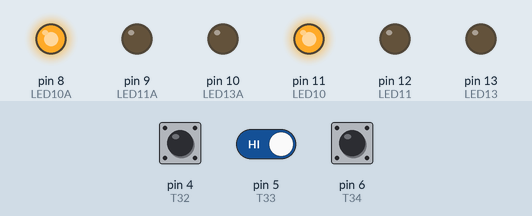
This sketch was run on a simulated Arduino Uno, built with avr-gcc and run on an emulated ATmega328P. Shown: output pins drawn as LEDs (lit = HIGH). Inputs (shaded band) come from the test bench; at power-on: pin 4 (T32) HIGH, pin 6 (T34) HIGH, pin 5 (T33) HIGH. What the sketch prints to the serial monitor is not drawn.

Above: at 1.2 s.
1.3 s: pin 4 (T32) pulled LOW for 0.15 s
At 1.37 s:
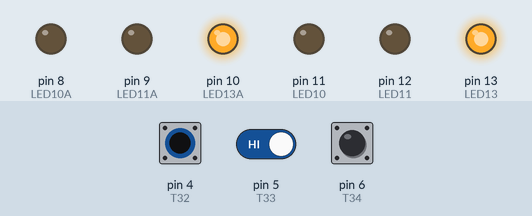
2.9 s: pin 6 (T34) pulled LOW for 0.15 s
At 2.97 s:
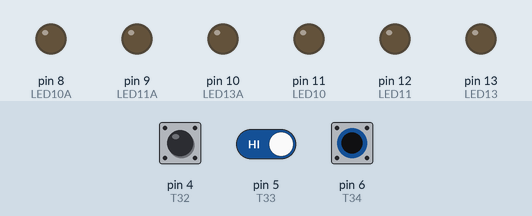
4.5 s: pin 6 (T34) pulled LOW for 3.2 s
At 8.9 s:
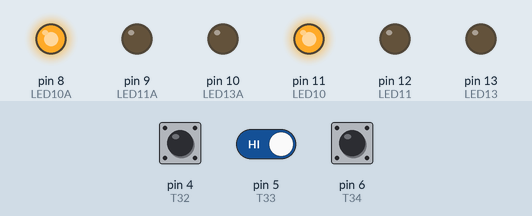
9.2 s: pin 4 (T32) pulled LOW for 3.2 s
At 10.1 s:
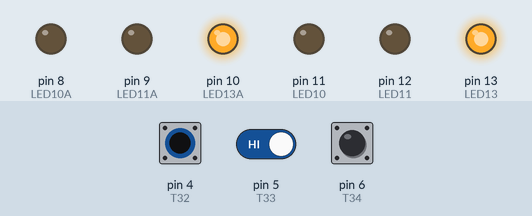
13.9 s: pin 5 (T33) driven LOW and pin 6 (T34) driven LOW
At 14.9 s:
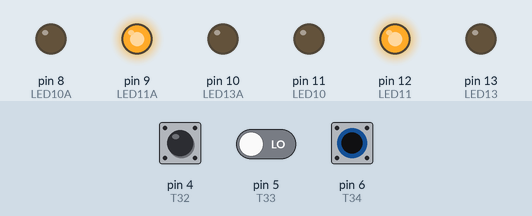
Timing chart, 0 to 16.4 s (numbered marks = the images above; inputs shaded):
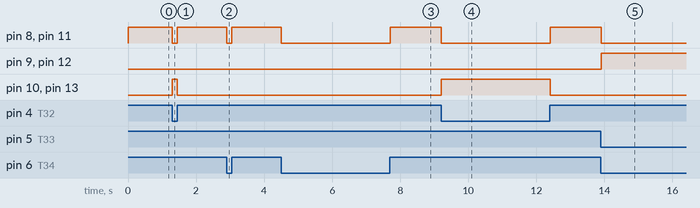

The sketch:

SomersvilleLEDs.ino
```cpp
int ifRead0, ifRead1, ifRead2;

int T32 = 4;
int T33 = 5;
int T34 = 6;

int LED10 = 11;
int LED11 = 12;
int LED13 = 13;
int LED10A = 8;
int LED11A = 9;
int LED13A = 10;

void setup() {
  Serial.begin (9600);
  pinMode (T32, INPUT_PULLUP);
  pinMode (T33, INPUT_PULLUP);
  pinMode (T34, INPUT_PULLUP);
  pinMode (LED10, OUTPUT);
  pinMode (LED11, OUTPUT);
  pinMode (LED13, OUTPUT);
  pinMode (LED10A, OUTPUT);
  pinMode (LED11A, OUTPUT);
  pinMode (LED13A, OUTPUT);
}

void loop() {

ifRead0 = 0;
ifRead1 = 0;
ifRead2 = 0;
for (int i = 0;  i <= 100; i++) {
ifRead0 = ifRead0 + digitalRead(T32);
ifRead1 = ifRead1 + digitalRead(T33);
ifRead2 = ifRead2 + digitalRead(T34);
  }

if (ifRead0 > 70) {ifRead0 = 1;}
   else {ifRead0 = 0;}
if (ifRead1 > 70) {ifRead1 = 1;}
   else {ifRead1 = 0;}
if (ifRead2 > 70) {ifRead2 = 1;}
   else {ifRead2 = 0;}
Serial.println(ifRead1);

//Pittsburg  Route
if ((ifRead0 == LOW) && (ifRead1 == HIGH)) {
  digitalWrite(LED13, HIGH);
  digitalWrite(LED10, LOW);
  digitalWrite(LED11, LOW);
  digitalWrite(LED13A, HIGH);
  digitalWrite(LED10A, LOW);
  digitalWrite(LED11A, LOW);}
else {
//  Crossover  route
if ((ifRead1 == LOW) && (ifRead2 == LOW)) {
  digitalWrite(LED11, HIGH);
  digitalWrite(LED10, LOW);
  digitalWrite(LED13, LOW);
  digitalWrite(LED11A, HIGH);
  digitalWrite(LED10A, LOW);
  digitalWrite(LED13A, LOW);}
  else {
 // Somersville Route
if ((ifRead0 == HIGH) && (ifRead2 == HIGH)) {
  digitalWrite(LED10, HIGH);
  digitalWrite(LED11, LOW);
  digitalWrite(LED13, LOW);
  digitalWrite(LED10A, HIGH);
  digitalWrite(LED11A, LOW);
  digitalWrite(LED13A, LOW);}
  else {
  digitalWrite(LED10, LOW);
  digitalWrite(LED11, LOW);
  digitalWrite(LED13, LOW);
  digitalWrite(LED10A, LOW);
  digitalWrite(LED11A, LOW);
  digitalWrite(LED13A, LOW);}
  }

}

}
```

Measured:
- after the input at 1.3 s, pin 8 (LED10A), pin 11 (LED10): HIGH → LOW at once, → HIGH 0.15 s later; pin 10 (LED13A), pin 13 (LED13): LOW → HIGH at once, → LOW 0.15 s later
- after the input at 2.9 s, pin 8 (LED10A), pin 11 (LED10): HIGH → LOW at once, → HIGH 0.15 s later
- after the input at 4.5 s, pin 8 (LED10A), pin 11 (LED10): HIGH → LOW at once, → HIGH 3.2 s later
- after the input at 9.2 s, pin 8 (LED10A), pin 11 (LED10): HIGH → LOW at once, → HIGH 3.2 s later; pin 10 (LED13A), pin 13 (LED13): LOW → HIGH at once, → LOW 3.2 s later
- after the input at 13.9 s, pin 8 (LED10A), pin 11 (LED10): HIGH → LOW at once; pin 9 (LED11A), pin 12 (LED11): LOW → HIGH at once
